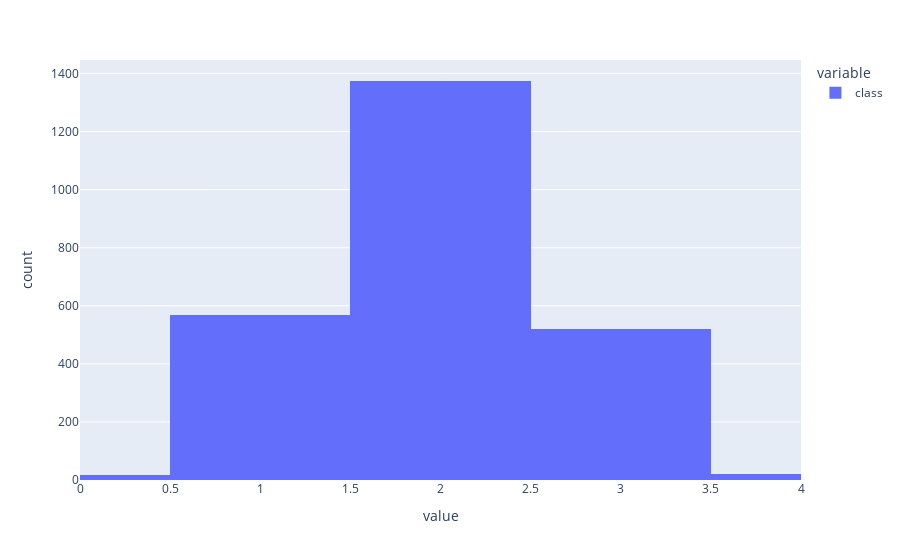

Notebook source saved alongside this figure:
### Code cell
exp.histogram(df["class"], range_x=[0, 4])

### Figure 1 — Plotly figure (JSON) as saved in the notebook; plotly's stock layout.template omitted (floating-point values rounded to 4 significant figures; data arrays with more than 128 entries replaced by an {"elided": "..."} marker saying what was removed)
{"data": [{"alignmentgroup": "True", "bingroup": "x", "hovertemplate": "variable=class<br>value=%{x}<br>count=%{y}<extra></extra>", "legendgroup": "class", "marker": {"color": "#636efa", "pattern": {"shape": ""}}, "name": "class", "offsetgroup": "class", "orientation": "v", "showlegend": true, "x": {"elided": "2500 int values"}, "xaxis": "x", "yaxis": "y", "type": "histogram"}], "layout": {"xaxis": {"anchor": "y", "domain": [0.0, 1.0], "title": {"text": "value"}, "range": [0, 4]}, "yaxis": {"anchor": "x", "domain": [0.0, 1.0], "title": {"text": "count"}}, "legend": {"title": {"text": "variable"}, "tracegroupgap": 0}, "margin": {"t": 60}, "barmode": "relative"}}
